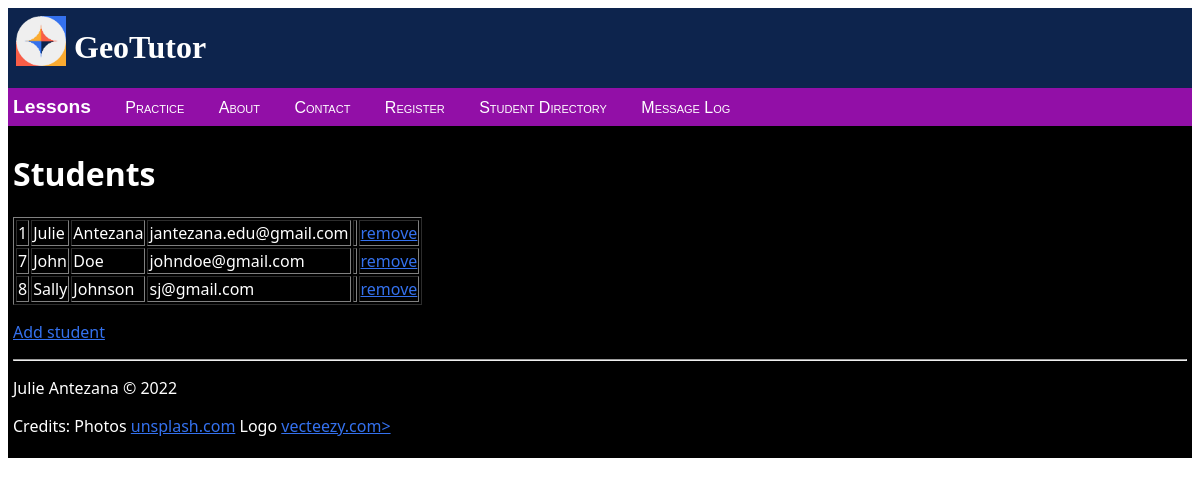
The page /students/ on the database its author committed.
### geometry/models.py (models this page shows)
class Students(models.Model):
  firstname = models.CharField(max_length=255)
  lastname = models.CharField(max_length=255)
  email = models.EmailField(max_length=255)

### geometry/views.py (the view)
# urls.py: path("students/", views.students, name='students'),
def students(request):
  mystudents = Students.objects.all().values()
  template = loader.get_template('geometry/students.html')
  context = {
    'mystudents': mystudents,
  }
  return HttpResponse(template.render(context, request))

### geometry/templates/geometry/students.html (shortened to what this page needs)
{% extends "geometry/layout.html" %}
{% block content %}
<h1>Students</h1>
<table border="1">
{% for x in mystudents %}
<tr>
<td>{{ x.id }}</td>
<td>{{ x.firstname }}</td>
<td>{{ x.lastname }}</td>
<td>{{ x.email }}</td>
<td>{{ x.textarea }}</td>
<td><a href="remove/{{ x.id }}">remove</a></td>
</tr>
{% endfor %}
</table>
<p>
  <a href="{% url 'register' %}">Add student</a>
</p>
{% endblock %}

### geometry/templates/geometry/layout.html (shortened to what this page needs)
<!DOCTYPE html>
<html lang="en">
<head>
  {% load static %}
  <link rel="stylesheet" type="text/css" href="{% static 'geometry/site.css' %}" />
</head>
<body>
  <div class="logo">
      {% load static %}
      <img src="{% static 'geometry/media/retro.jpg' %}" alt="geometric shape">
      <h1>GeoTutor</h1>
  </div>
  <div class="navbar">
      <a href="{% url 'home' %}" class="navbar-brand">Lessons</a>
      <a href="{% url 'quiz1' %}" class="navbar-item">Practice</a>
      <a href="{% url 'about' %}" class="navbar-item">About</a>
      <a href="{% url 'contact' %}" class="navbar-item">Contact</a>
      <a href="{% url 'register' %}" class="navbar-item">Register</a>
      <a href="{% url 'students' %}" class="navbar-item">Student Directory</a>
      <a href="{% url 'contacts' %}" class="navbar-item">Message Log</a>
  </div>
  <div class="body-content">
      {% block content %}
      {% endblock %}
      <hr/>
      <footer>
          <p>Julie Antezana © 2022</p>
          <p>Credits: Photos <a href="http://www.unsplash.com">unsplash.com</a> Logo <a href="http://www.vecteezy.com">vecteezy.com></a></p>
      </footer>
  </div>
  </body>
  </html>

### geometry/static/geometry/site.css (style rules this page uses)
.logo { display: flex; flex-flow: row; background-color: #0d244d; color: white; }
.logo img { width: 50px; height: 50px; padding: 8px; }
.navbar { background-color: #920fa7; font-size: 1em; font-family: 'Trebuchet MS', 'Lucida Sans Unicode', 'Lucida Grande', 'Lucida Sans', Arial, sans-serif; color: white; padding: 8px 5px 8px 5px; }
.navbar a { text-decoration: none; color: inherit; }
.navbar-brand { font-size: 1.2em; font-weight: 600; }
.navbar-item { font-variant: small-caps; margin-left: 30px; }
.body-content { background-color: black; color: white; padding: 5px; font-family:'Segoe UI', Tahoma, Geneva, Verdana, sans-serif; }
.body-content a { color: #3471ee; }

### rows shown on the page
Students: id "1", firstname "Julie", lastname "Antezana", email "jantezana.edu@gmail.com"
Students: id "7", firstname "John", lastname "Doe", email "johndoe@gmail.com"
Students: id "8", firstname "Sally", lastname "Johnson", email "sj@gmail.com"
